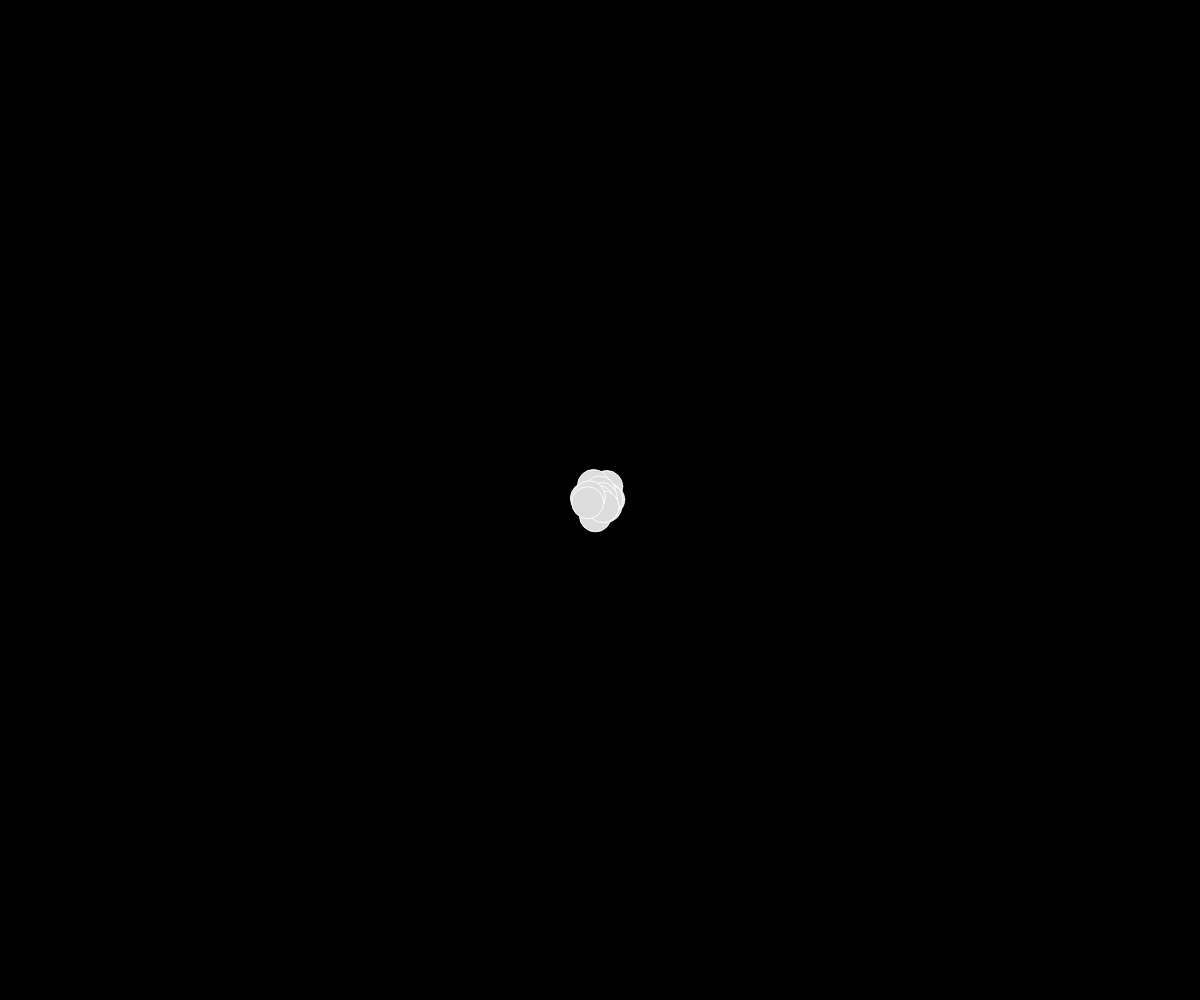
Frame 1 (no input)
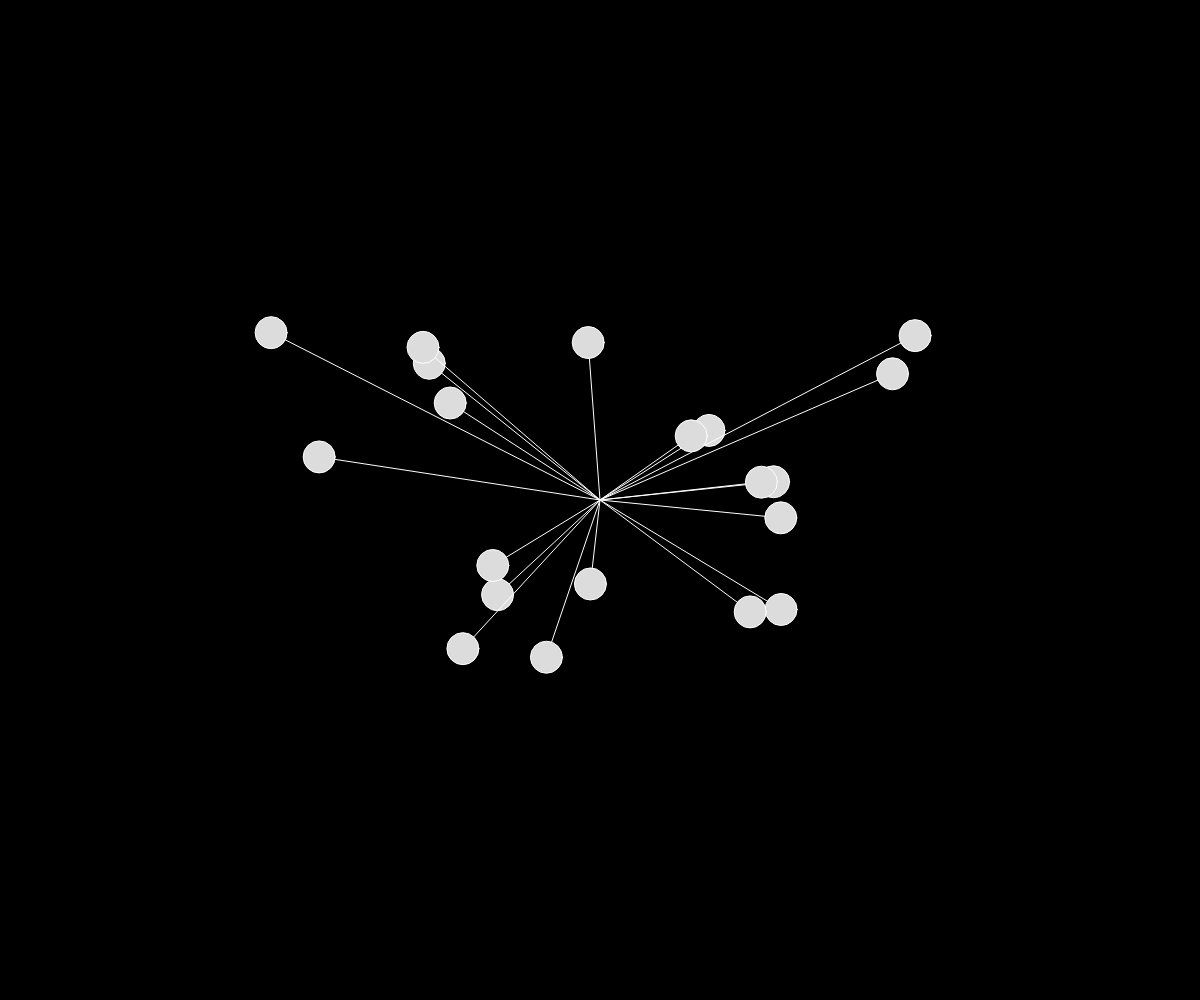
Frame 60 (no input)
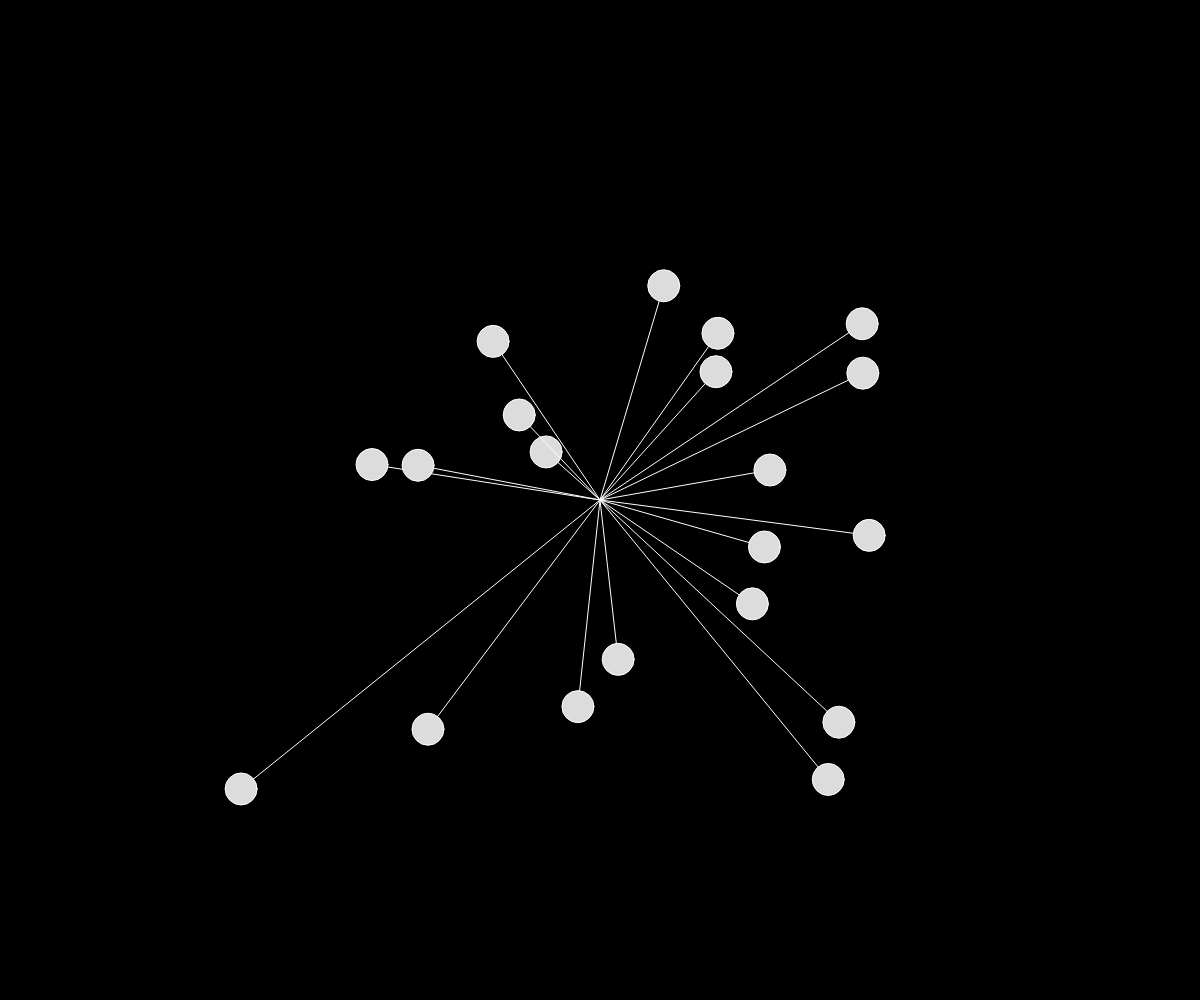
Frame 120 (the mouse pressed at the canvas centre since frame 60)

The p5.js sketch that drew these frames (run headless with seeded random() and noise() and a simulated clock; from frame 60 on, the mouse is pressed at the canvas centre):

// p5.js sketch
// ── sketch.js
let movers = [];

function setup() {
  createCanvas(windowWidth, windowHeight);
  for (let i = 0; i < 20; i++) {
    movers.push(new Oscillator());
  }
}

function draw() {
  background(0);
  for (mover of movers) {
    mover.update();
    mover.show();
  }
}
// ── oscillator.js
class Oscillator {
  constructor() {
    this.angle = createVector();
    this.angleVelocity = createVector(random(-0.05, 0.05), random(-0.05, 0.05));
    this.amplitude = createVector(
      random(20, width / 3),
      random(20, height / 3)
    );
  }

  update() {
    this.angle.add(this.angleVelocity);
  }

  show() {
    let x = this.amplitude.x * sin(this.angle.x);
    let y = this.amplitude.y * sin(this.angle.y);

    push();
    translate(width / 2, height / 2);
    stroke(255);
    fill(220);

    line(0, 0, x, y);
    circle(x, y, 32);
    pop();
  }
}
